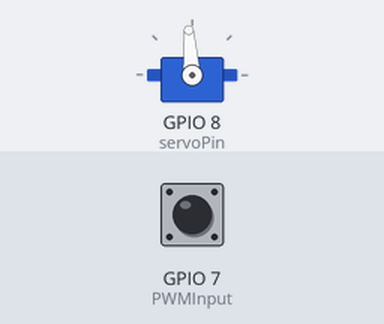
Bench run of a sketch on a simulated ESP32-S3. Shown: servo. The test bench sets the inputs (shaded band); at power-on: GPIO 7 (PWMInput) LOW. What the sketch prints to the serial monitor is not drawn.

Above: at 2.2 s.
2.3 s: GPIO 7 (PWMInput) pulsed HIGH 2 times (0.12 s each, 0.3 s apart)
Timing chart, 0 to 9.3 s (numbered marks = the images above; inputs shaded):
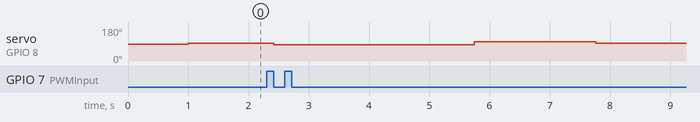

The sketch:

old_timer.ino
```cpp
#include <ESP32Servo.h>
#include <HardwareSerial.h>

// Pines
#define chPinA 2
#define chPinB 3
#define servoPin 8
#define PWMInput 7

//timer

hw_timer_t *timer = NULL;
bool timer_flag = false;

// Variables globales
Servo myservo;
HardwareSerial MySerial(1);
bool init_state = false;
long motorPosition = 0;

// PID
volatile long targetPosition = 0;
float integral = 0.2;
float proportional = 0.2;
float derivative = 0.075;
double controlSignal = 0;
double previousTime = 0;
double previousError = 0;
double errorIntegral = 0;
double currentTime = 0;
const double deltaTime = 0.01;
long errorValue = 0;
double edot = 0;

// PWM
double PWMValue = 0;
int motorDirection = 0;

//filter

const int win_size = 4;
volatile float readings[win_size] = {0};
volatile float sum = 0;
volatile int indexx = 0;

//saturation

const int sat_control_signal = 100;
const int sat_windup = 20;

void setup() {
  Serial.begin(115200);
  myservo.attach(servoPin);
  MySerial.begin(1000000, SERIAL_8N1, 44, 43);

  // Configurar pines
  pinMode(chPinA, INPUT_PULLUP);
  pinMode(chPinB, INPUT_PULLUP);
  pinMode(PWMInput, INPUT);

  targetPosition = GetPWM(PWMInput);

  Timer_Init();

}

void loop() {
  if (timer_flag){
    checkencoder();
    calculatePID();
    timer_flag = false;
  }
  targetpos();
  driveMotor();
  printValues();
}

void driveMotor() {
  // Determinar dirección
  motorDirection = (controlSignal < 0) ? 1 : (controlSignal > 0) ? -1 : 0;

  PWMValue = (int)fabs(controlSignal);
  PWMValue = map(PWMValue, 0, 100, 0, 90);


  if (motorDirection == -1) {
    myservo.writeMicroseconds(1506 - (int)PWMValue);
  } else if (motorDirection == 1) {
    myservo.writeMicroseconds(1521 + (int)PWMValue);
  } else {
    myservo.writeMicroseconds(1510);
  }
}

void calculatePID() {

  errorValue = motorPosition - targetPosition;
  edot = (errorValue - previousError) / deltaTime;


  errorIntegral += (errorValue + previousError ) * deltaTime / 2;

  errorIntegral = saturation(errorIntegral, sat_windup * -1, sat_windup);
  controlSignal = (proportional * errorValue) + (derivative * edot) + (integral * errorIntegral);

  controlSignal = saturation(controlSignal, sat_control_signal * -1, sat_control_signal);

  previousError = errorValue;
}

void printValues() {
  Serial.print("Position: ");
  Serial.println(motorPosition);
  Serial.print("Error: ");
  Serial.println(errorValue);
  Serial.print("controlSignal: ");
  Serial.println(controlSignal);
  Serial.print("PWM: ");
  Serial.println(PWMValue);
}

void targetpos() {
  if (Serial.available() > 0) {

    String velString = Serial.readStringUntil('\n');

    if(velString == "init_uart"){
      init_state = true;
    }
    else if(velString == "close_uart"){
      init_state = false;
    }
    else if (init_state){
    targetPosition = velString.toInt();
    }
  }
}

void checkencoder() {
  int rawReading = GetPWM(PWMInput);
  sum = sum - readings[indexx];
  readings[indexx] = rawReading;
  sum = sum + rawReading;
  indexx = (indexx + 1) % win_size;
  motorPosition = sum / win_size;
}


int GetPWM(int pin)
{
  unsigned long highTime = pulseIn(pin, HIGH);

  if (highTime == 0)
    return digitalRead(pin);

  return highTime;
}

void ARDUINO_ISR_ATTR onTimer() {
  if(timer_flag == false)
  {
    timer_flag = true;
  }

}

void Timer_Init(void)
{
  timer = timerBegin(1000000);
  timerAttachInterrupt(timer, &onTimer);
  timerAlarm(timer, 10000, true, 0);
}


double saturation(double u, double u_min, double u_max){
    return min(max(u, u_min), u_max);
}
```

Measured:
- after the input at 2.3 s, servo on GPIO 8 (servoPin): 94° → 85° after 0.12 s, → 103° 3.3 s later, → 93° 2.0 s later
